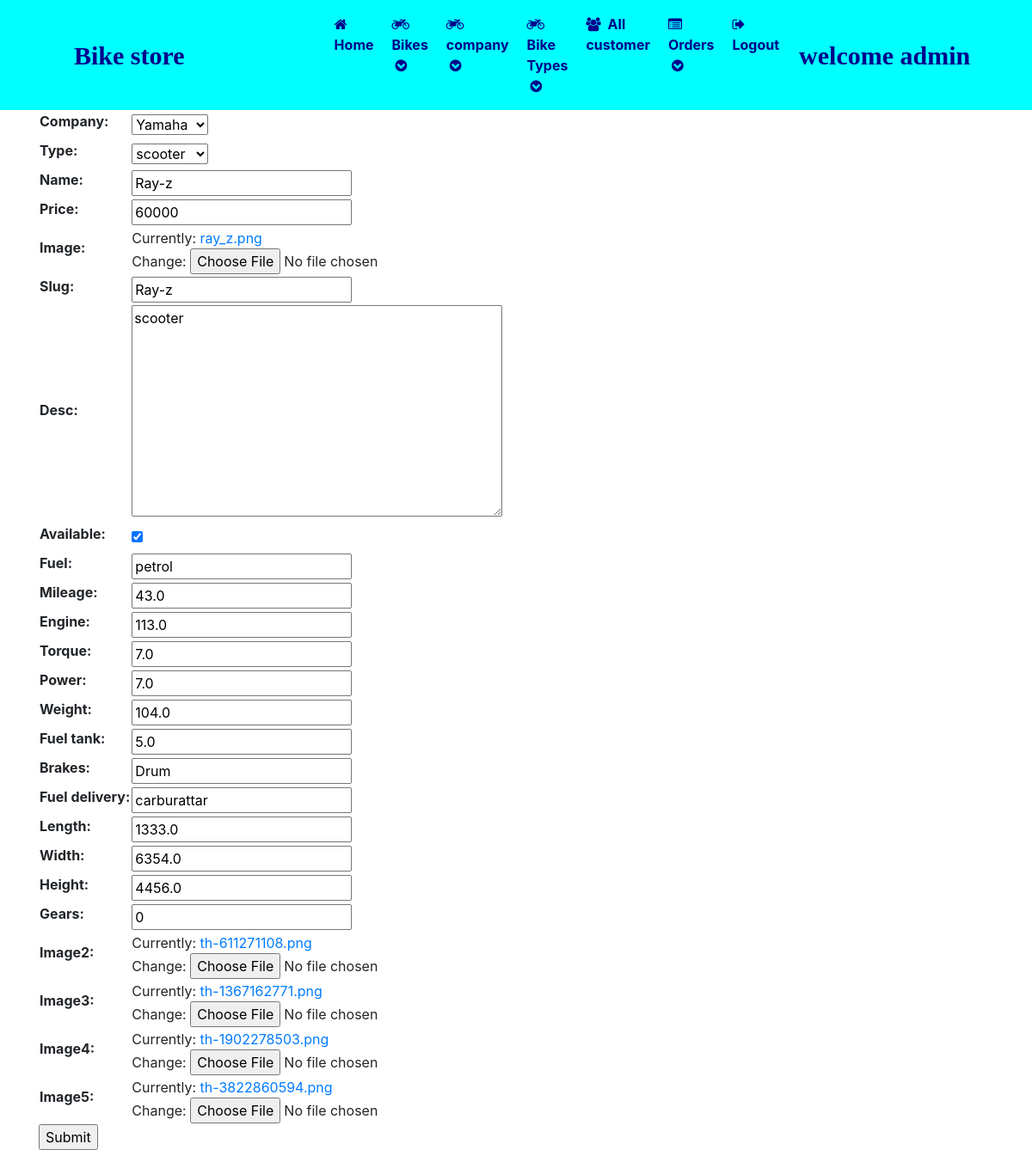
Before: /admin_editbikes/3 (signed in) with the older database file.
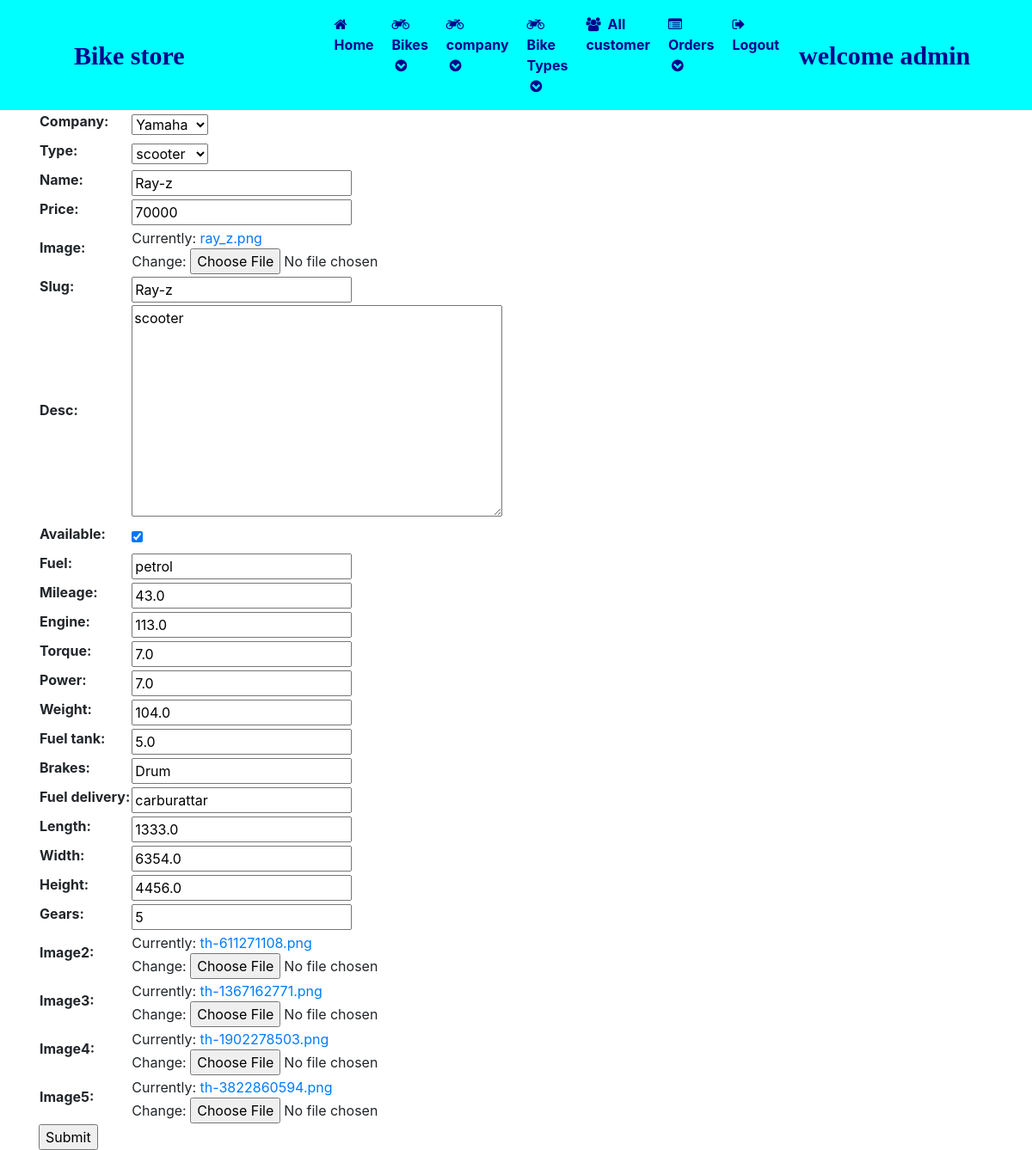
After: the same page with the newer database file.
### bike_shop/models.py (models this page shows, shortened)
class bikes(models.Model):
    company=models.ForeignKey(company,on_delete=models.CASCADE)
    type=models.ForeignKey(Type,on_delete=models.CASCADE,null=True)
    name=models.CharField(max_length=100)
    price=models.IntegerField()
    image=models.FileField()
    slug=models.SlugField(max_length=250)
    added_date=models.DateTimeField(auto_now_add=True)
    desc=models.TextField(max_length=500)
    available=models.BooleanField()
    fuel=models.CharField(max_length=20,null=True)
    mileage=models.FloatField(max_length=10,null=True)
    engine=models.FloatField(max_length=10,null=True)
    torque=models.FloatField(max_length=10,null=True)
    power=models.FloatField(max_length=10,null=True)
    weight=models.FloatField(max_length=10,null=True)
    fuel_tank=models.FloatField(max_length=10,null=True)
    brakes=models.CharField(max_length=50,null=True)
    fuel_delivery=models.CharField(max_length=50,null=True)
    length=models.FloatField(max_length=10,null=True)
    width=models.FloatField(max_length=10,null=True)
    height=models.FloatField(max_length=10,null=True)
    gears=models.IntegerField(null=True)
    image2=models.FileField(null=True)
    image3=models.FileField(null=True)
    image4=models.FileField(null=True)
    image5=models.FileField(null=True)

### bike_shop/views.py (the view)
# urls.py: path('admin_editbikes/<int:id>',views.admin_editbikes,name='admin_editbikes'),
def admin_editbikes(request,id):
    if not request.user.is_authenticated:
        return redirect('admin_login')
    obj=bikes.objects.get(id=id)
    form = bikeForm(instance=obj)
    if request.method=='POST':
        form=bikeForm(request.POST,request.FILES,instance=obj)
        if form.is_valid():
            form.save()
            return redirect('admin_viewBikes')
    return render(request,'admin_editbikes.html',{'form':form})

### bike_shop/forms.py
class bikeForm(ModelForm):
    class Meta:
        model = bikes
        fields='__all__'

### bike_shop/models.py (called while the page is built)
    def __str__(self):
        return self.name

    def __str__(self):
        return self.name

### bike_shop/templates/admin_editbikes.html (shortened to what this page needs)
{% include 'admin_navigation.html' %}
<form method="post"enctype="multipart/form-data"class="container ">
    <table>
    {{form.as_table}}
    </table>
    <input type="submit">
</form>

Changed rows visible on the page:
changed bikes "Yamaha": price "60000" → "70000"; gears "0" → "5"
